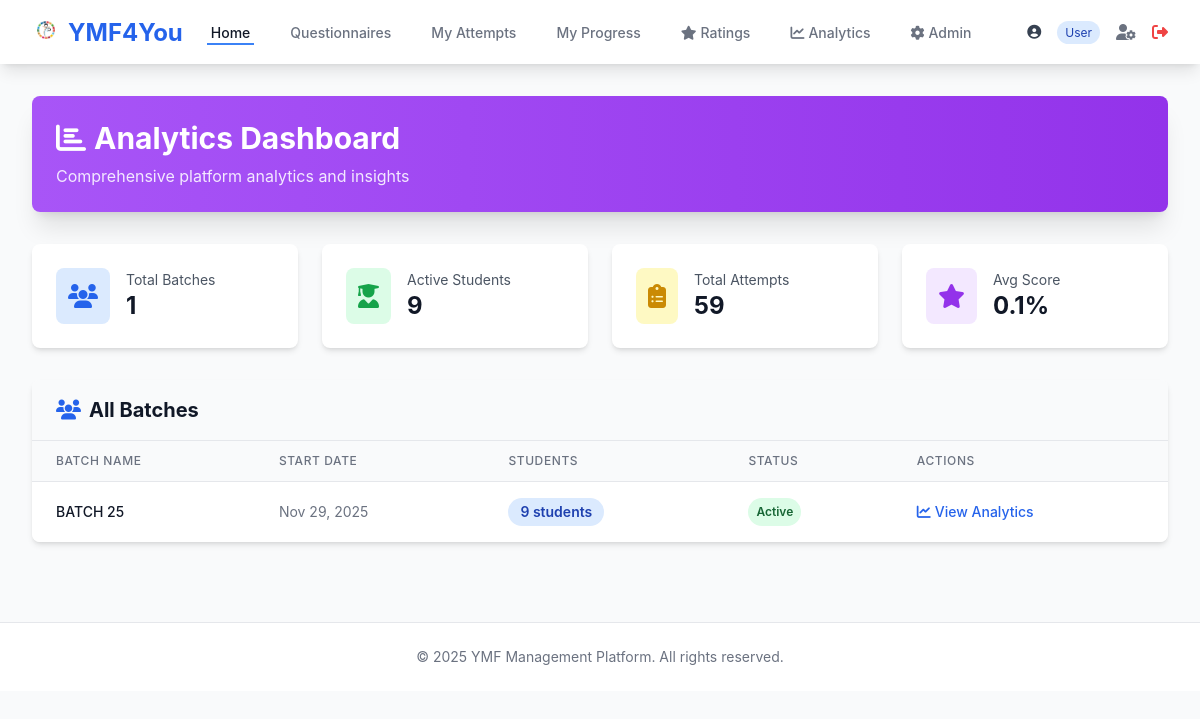
Page /analytics/ (signed in) on the committed database.
### accounts/models.py (models this page shows, shortened)
class User(AbstractUser):
    ROLE_CHOICES = [
        ('USER', 'User'),
        ('VOLUNTEER', 'Volunteer'),
        ('ADMIN', 'Admin'),
    ]
    role = models.CharField(max_length=10, choices=ROLE_CHOICES, default='USER')
    first_name = models.CharField(max_length=150)
    last_name = models.CharField(max_length=150)
    email = models.EmailField(unique=True)
    phone = models.CharField(max_length=15, blank=True, null=True)
    profile_pic = models.ImageField(upload_to='profile_pics/', blank=True, null=True)
    created_at = models.DateTimeField(auto_now_add=True)
    updated_at = models.DateTimeField(auto_now=True)
    class Meta:
        ordering = ['-created_at']
    def is_admin_role(self):
        return self.role == 'ADMIN' or self.is_superuser
    def is_volunteer_role(self):
        return self.role == 'VOLUNTEER' or self.is_admin_role()

### core/models.py (models this page shows, shortened)
class Batch(models.Model):
    name        = models.CharField(max_length=200, unique=True)
    description = models.TextField(blank=True)
    start_date  = models.DateField()
    end_date    = models.DateField(null=True, blank=True)
    is_active   = models.BooleanField(default=True)
    created_at  = models.DateTimeField(auto_now_add=True)
    created_by  = models.ForeignKey(settings.AUTH_USER_MODEL, on_delete=models.SET_NULL, null=True)
    class Meta:
        verbose_name_plural = 'Batches'
        ordering = ['-start_date']

### analytics/views.py (the view)
# urls.py: path('', views.analytics_dashboard, name='dashboard'),
@login_required
def analytics_dashboard(request):
    if not request.user.is_admin_role():
        messages.error(request, 'You do not have permission to view analytics.')
        return redirect('core:homepage')
    batches = Batch.objects.all()
    total_students = UserBatch.objects.filter(is_active=True).count()
    total_attempts = UserQuestionnaireAttempt.objects.filter(status__in=['SUBMITTED', 'RATED']).count()
    avg_score = UserQuestionnaireAttempt.objects.filter(
        status__in=['SUBMITTED', 'RATED']
    ).aggregate(avg=Avg('score'))['avg'] or 0
    context = {
        'batches': batches,
        'total_students': total_students,
        'total_attempts': total_attempts,
        'avg_score': round(avg_score, 1),
    }
    return render(request, 'analytics/dashboard.html', context)

### analytics/templates/analytics/dashboard.html (shortened to what this page needs)
{% extends 'base.html' %}
{% block content %}
<div class="max-w-7xl mx-auto">
    <div class="bg-gradient-to-r from-purple-500 to-purple-600 rounded-lg shadow-xl p-6 mb-8 text-white">
        <h1 class="text-3xl font-bold mb-2">
            <i class="fas fa-chart-bar mr-2"></i>Analytics Dashboard
        </h1>
        <p class="text-purple-100">Comprehensive platform analytics and insights</p>
    </div>
    <div class="grid grid-cols-1 md:grid-cols-4 gap-6 mb-8">
        <div class="bg-white rounded-lg shadow-md p-6">
            <div class="flex items-center">
                <div class="flex-shrink-0 bg-blue-100 rounded-lg p-3">
                    <i class="fas fa-users text-blue-600 text-2xl"></i>
                </div>
                <div class="ml-4">
                    <p class="text-sm text-gray-600">Total Batches</p>
                    <p class="text-2xl font-bold text-gray-900">{{ batches.count }}</p>
                </div>
            </div>
        </div>
        <div class="bg-white rounded-lg shadow-md p-6">
            <div class="flex items-center">
                <div class="flex-shrink-0 bg-green-100 rounded-lg p-3">
                    <i class="fas fa-user-graduate text-green-600 text-2xl"></i>
                </div>
                <div class="ml-4">
                    <p class="text-sm text-gray-600">Active Students</p>
                    <p class="text-2xl font-bold text-gray-900">{{ total_students }}</p>
                </div>
            </div>
        </div>
        <div class="bg-white rounded-lg shadow-md p-6">
            <div class="flex items-center">
                <div class="flex-shrink-0 bg-yellow-100 rounded-lg p-3">
                    <i class="fas fa-clipboard-list text-yellow-600 text-2xl"></i>
                </div>
                <div class="ml-4">
                    <p class="text-sm text-gray-600">Total Attempts</p>
                    <p class="text-2xl font-bold text-gray-900">{{ total_attempts }}</p>
                </div>
            </div>
        </div>
        <div class="bg-white rounded-lg shadow-md p-6">
            <div class="flex items-center">
                <div class="flex-shrink-0 bg-purple-100 rounded-lg p-3">
                    <i class="fas fa-star text-purple-600 text-2xl"></i>
                </div>
                <div class="ml-4">
                    <p class="text-sm text-gray-600">Avg Score</p>
                    <p class="text-2xl font-bold text-gray-900">{{ avg_score|floatformat:1 }}%</p>
                </div>
            </div>
        </div>
    </div>
    <div class="bg-white rounded-lg shadow-md overflow-hidden">
        <div class="bg-gray-50 px-6 py-4 border-b">
            <h2 class="text-xl font-bold text-gray-900">
                <i class="fas fa-users text-blue-600 mr-2"></i>All Batches
            </h2>
        </div>
        {% if batches %}
        <div class="overflow-x-auto">
            <table class="min-w-full divide-y divide-gray-200">
                <thead class="bg-gray-50">
                    <tr>
                        <th class="px-6 py-3 text-left text-xs font-medium text-gray-500 uppercase tracking-wider">Batch Name</th>
                        <th class="px-6 py-3 text-left text-xs font-medium text-gray-500 uppercase tracking-wider">Start Date</th>
                        <th class="px-6 py-3 text-left text-xs font-medium text-gray-500 uppercase tracking-wider">Students</th>
                        <th class="px-6 py-3 text-left text-xs font-medium text-gray-500 uppercase tracking-wider">Status</th>
                        <th class="px-6 py-3 text-left text-xs font-medium text-gray-500 uppercase tracking-wider">Actions</th>
                    </tr>
                </thead>
                <tbody class="bg-white divide-y divide-gray-200">
                    {% for batch in batches %}
                    <tr class="hover:bg-gray-50">
                        <td class="px-6 py-4 whitespace-nowrap">
                            <div class="text-sm font-medium text-gray-900">{{ batch.name }}</div>
                        </td>
                        <td class="px-6 py-4 whitespace-nowrap text-sm text-gray-500">
                            {{ batch.start_date|date:"M d, Y" }}
                        </td>
                        <td class="px-6 py-4 whitespace-nowrap">
                            <span class="px-3 py-1 inline-flex text-sm leading-5 font-semibold rounded-full bg-blue-100 text-blue-800">
                                {{ batch.batch_users.count }} students
                            </span>
                        </td>
                        <td class="px-6 py-4 whitespace-nowrap">
                            <span class="px-2 py-1 inline-flex text-xs leading-5 font-semibold rounded-full
                                {% if batch.is_active %}bg-green-100 text-green-800{% else %}bg-gray-100 text-gray-800{% endif %}">
                                {% if batch.is_active %}Active{% else %}Inactive{% endif %}
                            </span>
                        </td>
                        <td class="px-6 py-4 whitespace-nowrap text-sm font-medium">
                            <a href="{% url 'analytics:batch_analytics' batch.id %}" class="text-blue-600 hover:text-blue-900">
                                <i class="fas fa-chart-line mr-1"></i>View Analytics
                            </a>
                        </td>
                    </tr>
                    {% endfor %}
                </tbody>
            </table>
        </div>
        {% else %}
        <div class="p-8 text-center">
            <i class="fas fa-inbox text-gray-300 text-5xl mb-4"></i>
            <p class="text-gray-500">No batches created yet.</p>
        </div>
        {% endif %}
    </div>
</div>
{% endblock %}

### templates/base.html (shortened to what this page needs)
{% load static %}
<!DOCTYPE html>
<html lang="en">
<head>
    <script src="https://cdn.tailwindcss.com"></script>
    <link rel="stylesheet" href="https://cdnjs.cloudflare.com/ajax/libs/font-awesome/6.4.0/css/all.min.css">
</head>
<body class="bg-gray-50 min-h-screen">
    {% if user.is_authenticated %}
    <nav class="bg-white shadow-lg">
        <div class="max-w-7xl mx-auto px-4 sm:px-6 lg:px-8">
            <div class="flex justify-between h-16">
                <div class="flex items-center">
                    <div class="flex-shrink-0">
                        <a href="{% url 'core:homepage' %}" class="text-2xl font-bold text-blue-600">
                            <img src="{% static 'images/logo.png' %}" alt="YMF" class="inline-block w-7 h-7 mr-2" style="vertical-align:-3px; object-fit:contain;">YMF4You
                        </a>
                    </div>
                    <div class="hidden md:ml-6 md:flex md:space-x-8">
                        <a href="{% url 'core:homepage' %}" class="border-blue-500 text-gray-900 inline-flex items-center px-1 pt-1 border-b-2 text-sm font-medium">
                            Home
                        </a>
                        <a href="{% url 'questionnaires:questionnaire_list' %}" class="border-transparent text-gray-500 hover:border-gray-300 hover:text-gray-700 inline-flex items-center px-1 pt-1 border-b-2 text-sm font-medium">
                            Questionnaires
                        </a>
                        <a href="{% url 'questionnaires:my_attempts' %}" class="border-transparent text-gray-500 hover:border-gray-300 hover:text-gray-700 inline-flex items-center px-1 pt-1 border-b-2 text-sm font-medium">
                            My Attempts
                        </a>
                        <a href="{% url 'core:my_progress' %}" class="border-transparent text-gray-500 hover:border-gray-300 hover:text-gray-700 inline-flex items-center px-1 pt-1 border-b-2 text-sm font-medium">
                            My Progress
                        </a>
                        {% if user.is_volunteer_role %}
                        <a href="{% url 'ratings:pending_ratings' %}" class="border-transparent text-gray-500 hover:border-gray-300 hover:text-gray-700 inline-flex items-center px-1 pt-1 border-b-2 text-sm font-medium">
                            <i class="fas fa-star mr-1"></i> Ratings
                        </a>
                        {% endif %}
                        {% if user.is_admin_role %}
                        <a href="{% url 'analytics:dashboard' %}" class="border-transparent text-gray-500 hover:border-gray-300 hover:text-gray-700 inline-flex items-center px-1 pt-1 border-b-2 text-sm font-medium">
                            <i class="fas fa-chart-line mr-1"></i> Analytics
                        </a>
                        <a href="/admin/" class="border-transparent text-gray-500 hover:border-gray-300 hover:text-gray-700 inline-flex items-center px-1 pt-1 border-b-2 text-sm font-medium">
                            <i class="fas fa-cog mr-1"></i> Admin
                        </a>
                        {% endif %}
                    </div>
                </div>
                <div class="hidden md:ml-6 md:flex md:items-center">
                    <div class="flex items-center space-x-4">
                        <span class="text-sm text-gray-700">
                            <i class="fas fa-user-circle mr-1"></i>
                            <span class="text-xs bg-blue-100 text-blue-800 px-2 py-1 rounded-full ml-2">{{ user.get_role_display }}</span>
                        </span>
                        <a href="{% url 'accounts:profile' %}" class="text-gray-500 hover:text-gray-700">
                            <i class="fas fa-user-cog"></i>
                        </a>
                        <a href="{% url 'accounts:logout' %}" class="text-red-500 hover:text-red-700">
                            <i class="fas fa-sign-out-alt"></i>
                        </a>
                    </div>
                </div>
            </div>
        </div>
    </nav>
    {% endif %}
    <main class="max-w-7xl mx-auto px-4 sm:px-6 lg:px-8 py-8">
        {% block content %}{% endblock %}
    </main>
    <footer class="bg-white border-t border-gray-200 mt-12">
        <div class="max-w-7xl mx-auto py-6 px-4 sm:px-6 lg:px-8">
            <p class="text-center text-gray-500 text-sm">
                &copy; 2025 YMF Management Platform. All rights reserved.
            </p>
        </div>
    </footer>
</body>
</html>

### templates/base.html (style rules this page uses)
body { font-family: 'Inter', -apple-system, BlinkMacSystemFont, 'Segoe UI', Roboto, sans-serif; }

### rows in the picture
User: role "User"
Batch: name "BATCH 25", start_date "Nov 29, 2025", batch_users.count "9", is_active "Active"

### other values in the picture
{{ batches.count }} "1"
{{ total_students }} "9"
{{ total_attempts }} "59"
{{ avg_score|floatformat:1 }} "0.1"
